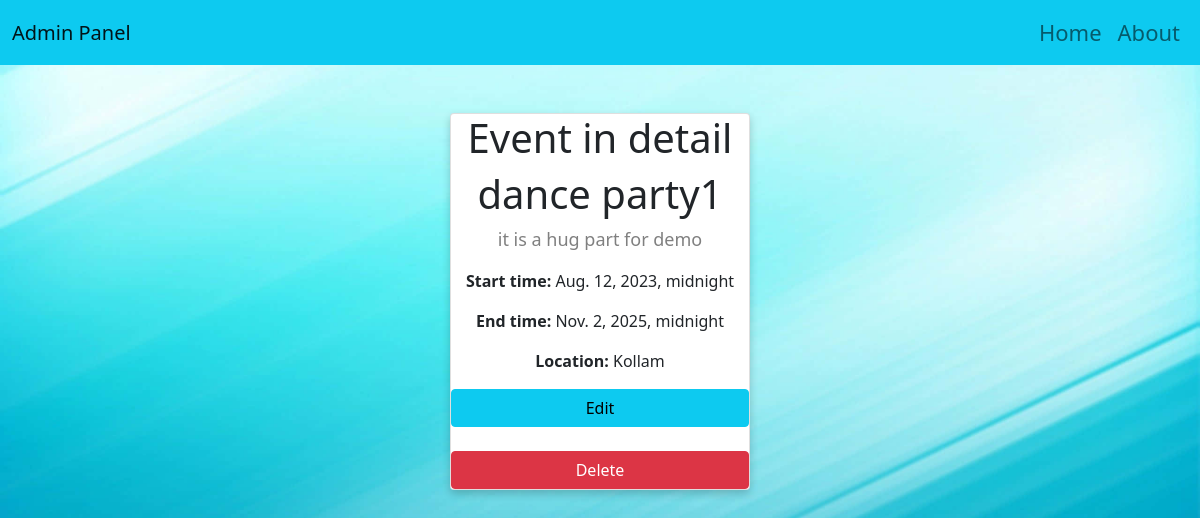
The page /eventapp/event_detail/12/ on the database its author committed.
### eventapp/models.py (models this page shows)
class Event(models.Model):
    title = models.CharField(max_length=200)
    description = models.TextField()
    start_time = models.DateTimeField()
    end_time = models.DateTimeField()
    location = models.CharField(max_length=200)
    image = models.ImageField(upload_to='image/')

### eventapp/views.py (the view)
# urls.py: path('event_detail/<int:pk>/', EventDetailView.as_view(), name='event_detail'),
class EventDetailView(DetailView):
    model = Event
    template_name = 'event_detail.html'
    context_object_name = 'event'

### eventapp/templates/event_detail.html (shortened to what this page needs)
<!DOCTYPE html>
{% load static %}
<html lang="en">
<head>
    <link rel="stylesheet" type="text/css" href="{% static 'css/event_detail_style.css' %}">
    <link rel="stylesheet" href="https://cdnjs.cloudflare.com/ajax/libs/font-awesome/4.7.0/css/font-awesome.min.css">
    <link href="https://maxcdn.bootstrapcdn.com/bootstrap/5.0.0-beta3/css/bootstrap.min.css" rel="stylesheet">
    <link href="https://cdnjs.cloudflare.com/ajax/libs/font-awesome/5.15.3/css/all.min.css" rel="stylesheet">
    <link href="https://cdnjs.cloudflare.com/ajax/libs/font-awesome/6.5.2/css/all.min.css" rel="stylesheet">
    <link href="https://cdn.jsdelivr.net/npm/bootstrap@5.0.2/dist/css/bootstrap.min.css" rel="stylesheet">
    <link href="https://stackpath.bootstrapcdn.com/bootstrap/5.1.0/css/bootstrap.min.css" rel="stylesheet">
</head>
<body style="background-image:url('{% static 'image/img_13.png'%}'); background-repeat:no-repeat;background-size:100%;" >
<nav class="navbar navbar-expand-lg navbar-light bg-info">
            <div class="container-fluid">
                <a class="navbar-brand" href="#">Admin Panel</a>
                <div class="collapse navbar-collapse" id="navbarNav">
                    <ul class="navbar-nav ms-auto">
                        <li class="nav-item">
                            <a class="nav-link" href="http://127.0.0.1:8000/eventapp/admin_dashboard/">Home</a>
                        </li>
                        <li class="nav-item">
                            <a class="nav-link" href="http://127.0.0.1:8000/eventapp/admin_about_page/">About</a>
                        </li>
                    </ul>
                </div>
            </div>
        </nav>
<div>
<div class="card mt-5">
    <h1>Event in detail</h1>
  <h1>{{ event.title }}</h1>
  <p class="title">{{ event.description }}</p>
    <p><strong>Start time:</strong> {{ event.start_time }}</p>
    <p><strong>End time:</strong> {{ event.end_time }}</p>
    <p><strong>Location:</strong> {{ event.location }}</p>
    <a href="http://127.0.0.1:8000/eventapp/event_update/{{event.pk}}/" class="btn btn-info">Edit</a><br>
    <a href="http://127.0.0.1:8000/eventapp/event_delete/{{event.pk}}/" class="btn btn-danger">Delete</a>
</div>
</div>
</body>
</html>

### eventapp/static/css/event_detail_style.css (style rules this page uses)
.card { box-shadow: 0 4px 8px 0 rgba(0, 0, 0, 0.2); max-width: 300px; margin: auto; text-align: center; }
.title { color: grey; font-size: 18px; }
a { text-decoration: none; font-size: 22px; color: black; }

### eventapp/templates/event_detail.html (style rules this page uses)
.card { box-shadow: 0 4px 8px 0 rgba(0, 0, 0, 0.2); max-width: 300px; margin: auto; text-align: center; }
.title { color: grey; font-size: 18px; }
a { text-decoration: none; font-size: 22px; color: black; }

### rows shown on the page
Event: title "dance party1", description "it is a hug part for demo", start_time "Aug. 12, 2023, midnight", end_time "Nov. 2, 2025, midnight", location "Kollam"
